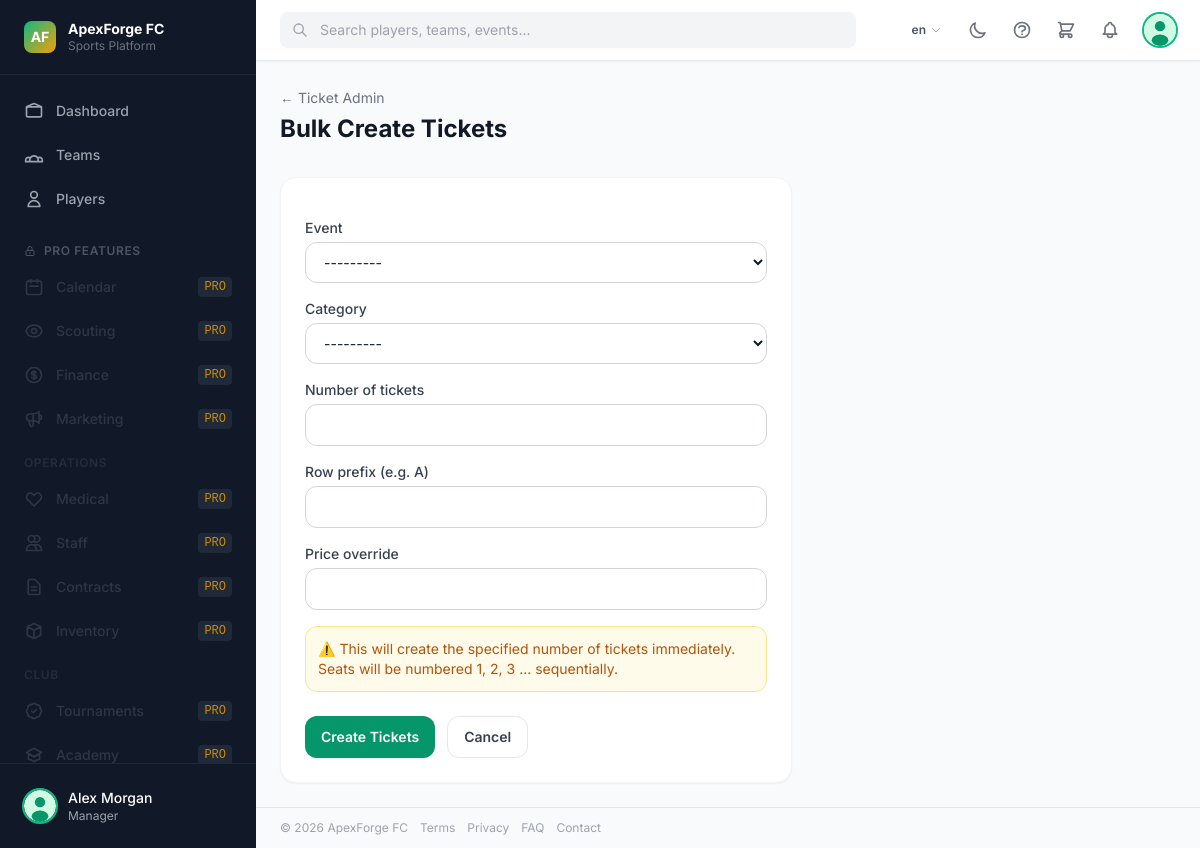
/fans/admin/tickets/bulk/ (signed in), run on the app's committed database.
### core/models.py (models this page shows, shortened)
class ClubBranding(models.Model):
    name            = models.CharField(_("club name"), max_length=200, default="ApexForge FC")
    tagline         = models.CharField(max_length=300, blank=True)
    logo            = models.ImageField(upload_to="branding/", blank=True, null=True)
    primary_color   = models.CharField(max_length=7, default="#059669")   # emerald-600
    secondary_color = models.CharField(max_length=7, default="#f59e0b")   # amber-500
    founded_year    = models.PositiveSmallIntegerField(null=True, blank=True)
    city            = models.CharField(max_length=100, blank=True)
    country         = models.CharField(max_length=100, blank=True)
    website         = models.URLField(blank=True)
    email           = models.EmailField(blank=True)
    phone           = models.CharField(max_length=30, blank=True)
    twitter         = models.CharField(max_length=100, blank=True)
    instagram       = models.CharField(max_length=100, blank=True)
    facebook        = models.CharField(max_length=100, blank=True)
    youtube         = models.CharField(max_length=100, blank=True)
    tiktok          = models.CharField(max_length=100, blank=True)
    linkedin        = models.CharField(max_length=100, blank=True)
    discord         = models.CharField(max_length=100, blank=True)
    twitch          = models.CharField(max_length=100, blank=True)
    description     = models.TextField(blank=True)
    updated_at      = models.DateTimeField(auto_now=True)
    class Meta:
        verbose_name = _("club branding")
    @classmethod
    def get_solo(cls):
        obj, _ = cls.objects.get_or_create(pk=1)
        return obj

### accounts/models.py (models this page shows, shortened)
class User(AbstractBaseUser, PermissionsMixin):
    class Role(models.TextChoices):
        SUPER_ADMIN   = "super_admin",   _("Super Admin")
        CLUB_OWNER    = "club_owner",    _("Club Owner / Entrepreneur")
        MANAGER       = "manager",       _("Manager")
        COACH         = "coach",         _("Coach")
        ATHLETE       = "athlete",       _("Athlete / Player")
        SCOUT         = "scout",         _("Scout")
        FAN_INVESTOR  = "fan_investor",  _("Fan / Investor")
    email      = models.EmailField(_("email address"), unique=True)
    first_name = models.CharField(_("first name"), max_length=150, blank=True)
    last_name  = models.CharField(_("last name"),  max_length=150, blank=True)
    role       = models.CharField(_("role"), max_length=30, choices=Role.choices, default=Role.FAN_INVESTOR)
    is_active  = models.BooleanField(default=True)
    is_staff   = models.BooleanField(default=False)
    date_joined = models.DateTimeField(default=timezone.now)
    USERNAME_FIELD  = "email"
    REQUIRED_FIELDS = ["first_name", "last_name"]
    objects = UserManager()
    class Meta:
        verbose_name = _("user")
        verbose_name_plural = _("users")
        ordering = ["email"]
    def get_full_name(self):
        return f"{self.first_name} {self.last_name}".strip()
    @property
    def can_manage(self):
        return self.role in (
            self.Role.SUPER_ADMIN,
            self.Role.CLUB_OWNER,
            self.Role.MANAGER,
        )

### fans/views.py (the view, shortened to what this page needs)
# urls.py: path("admin/tickets/bulk/",                       views.ticket_bulk_create,       name="ticket_bulk_create"),
@manager_required
def ticket_bulk_create(request):
    form = TicketBulkCreateForm(request.POST or None)
    return render(request, "fans/bulk_create.html", {"form": form})

### fans/forms.py
class TicketBulkCreateForm(forms.Form):
    event     = forms.ModelChoiceField(
        queryset=None, label=_("Event"),
        widget=forms.Select(attrs={"class": "form-select w-full"})
    )
    category  = forms.ModelChoiceField(
        queryset=TicketCategory.objects.filter(is_active=True), label=_("Category"),
        widget=forms.Select(attrs={"class": "form-select w-full"})
    )
    quantity  = forms.IntegerField(min_value=1, max_value=5000, label=_("Number of tickets"))
    row_prefix = forms.CharField(max_length=5, required=False, label=_("Row prefix (e.g. A)"))
    price_override = forms.DecimalField(
        max_digits=8, decimal_places=2, required=False, label=_("Price override")
    )
    def __init__(self, *args, **kwargs):
        super().__init__(*args, **kwargs)
        from events.models import Event
        self.fields["event"].queryset = Event.objects.filter(
            status="scheduled"
        ).order_by("start_date")

### accounts/models.py (called while the page is built)
    @property
    def avatar_url(self):
        if self.avatar:
            return self.avatar.url
        return "/static/img/default-avatar.svg"

### core/context_processors.py (called while the page is built, shortened)
def global_context(request):
    ctx = {"branding": ClubBranding.get_solo()}
    if request.user.is_authenticated:
        ctx["unread_count"] = Notification.objects.filter(
            recipient=request.user, is_read=False
        ).count()
        ctx["active_club"] = getattr(request, "active_club", None)
        from organizations.models import UserClubAccess
        ctx["user_clubs"] = list(
            UserClubAccess.objects.select_related("club")
            .filter(user=request.user, club__is_active=True)
            .order_by("-is_primary", "club__name")
            .values_list("club__pk", "club__name", "is_primary")
        )
        try:
            from finance.models import Cart
            cart_obj, _ = Cart.objects.get_or_create(user=request.user)
            ctx["cart"] = cart_obj
        except Exception:
            ctx["cart"] = None
    return ctx

### finance/models.py (called while the page is built)
    @property
    def item_count(self):
        from django.db.models import Sum
        return self.cart_items.aggregate(t=Sum("quantity"))["t"] or 0

### templates/fans/bulk_create.html (shortened to what this page needs)
{% extends "base.html" %}
{% load i18n widget_tweaks %}
{% block page_header %}
<div class="px-4 lg:px-6 pt-6 pb-2">
  <a href="{% url 'fans:ticket_admin' %}" class="text-sm text-gray-500 hover:text-primary-600">← {% trans "Ticket Admin" %}</a>
  <h1 class="text-2xl font-bold text-gray-900 dark:text-white mt-1">{% trans "Bulk Create Tickets" %}</h1>
</div>
{% endblock %}
{% block content %}
<div class="max-w-lg">
  <form method="post" class="card p-6 space-y-4">
    {% for field in form %}
    <div>
      <label class="block text-sm font-medium text-gray-700 dark:text-gray-300 mb-1">{{ field.label }}</label>
      {% render_field field class="form-input w-full" %}
    </div>
    {% endfor %}
    <div class="bg-amber-50 dark:bg-amber-900/20 border border-amber-200 dark:border-amber-800 rounded-xl p-3 text-sm text-amber-700 dark:text-amber-300">
      ⚠️ {% trans "This will create the specified number of tickets immediately. Seats will be numbered 1, 2, 3 … sequentially." %}
    </div>
    <div class="flex gap-3 pt-2">
      <button type="submit" class="btn-primary">{% trans "Create Tickets" %}</button>
      <a href="{% url 'fans:ticket_admin' %}" class="btn-secondary">{% trans "Cancel" %}</a>
    </div>
  </form>
</div>
{% endblock %}

### templates/base.html (shortened to what this page needs)
{% load i18n static core_tags %}
<!DOCTYPE html>
<html lang="{{ LANGUAGE_CODE|default:'en' }}"
      x-data="apexApp()"
      x-bind:class="{ 'dark': darkMode }"
      x-init="init()">
<head>
  <script src="https://cdn.tailwindcss.com"></script>
</head>
<body class="bg-gray-50 dark:bg-gray-900 text-gray-900 dark:text-gray-100 font-sans antialiased min-h-screen">
  {% if user.is_authenticated %}
  <div class="flex h-screen overflow-hidden">
    <aside x-cloak
           :class="sidebarOpen ? 'translate-x-0' : '-translate-x-full lg:translate-x-0'"
           class="fixed inset-y-0 left-0 z-40 flex flex-col w-64 bg-gray-900 dark:bg-gray-950 transition-transform duration-300 ease-in-out lg:static lg:translate-x-0">
      <div class="flex items-center gap-3 px-6 py-5 border-b border-gray-800">
        <a href="{% url 'core:landing' %}" class="flex items-center gap-3 flex-1 min-w-0 hover:opacity-80 transition-opacity" title="{% trans 'Go to Home page' %}">
          {% if branding.logo %}
            <img src="{{ branding.logo.url }}" alt="Logo" class="h-8 w-8 rounded shrink-0">
          {% else %}
            <div class="h-8 w-8 rounded-lg bg-gradient-to-br from-primary-500 to-accent-500 flex items-center justify-center shrink-0">
              <span class="text-white font-bold text-sm">AF</span>
            </div>
          {% endif %}
          <div class="min-w-0">
            <p class="text-white font-bold text-sm leading-tight truncate">{{ branding.name }}</p>
            <p class="text-gray-500 text-xs">Sports Platform</p>
          </div>
        </a>
      </div>
      <nav class="flex-1 overflow-y-auto px-3 py-4 space-y-1 scrollbar-hide"
           x-init="$nextTick(() => {
             const active = $el.querySelector('a.bg-primary-600');
             if (active) {
               const navH  = $el.clientHeight;
               const itemT = active.getBoundingClientRect().top - $el.getBoundingClientRect().top;
               $el.scrollTop += itemT - navH / 2 + active.clientHeight / 2;
             }
           })">
        {% include "partials/sidebar_nav.html" %}
      </nav>
      <div class="px-4 py-4 border-t border-gray-800">
        <a href="{% url 'accounts:profile' %}" class="flex items-center gap-3 p-2 rounded-lg hover:bg-gray-800 transition-colors">
          <img src="{{ request.user.profile.avatar_url }}" alt="" class="h-8 w-8 rounded-full object-cover ring-2 ring-primary-500">
          <div class="flex-1 min-w-0">
            <p class="text-sm font-medium text-white truncate">{{ request.user.get_full_name }}</p>
            <p class="text-xs text-gray-400 truncate">{{ request.user.get_role_display }}</p>
          </div>
        </a>
      </div>
    </aside>
    <div class="flex-1 flex flex-col min-w-0 overflow-hidden">
      <header class="flex items-center gap-4 px-4 lg:px-6 py-3 bg-white dark:bg-gray-800 border-b border-gray-200 dark:border-gray-700 shadow-sm z-20">
        <div class="flex-1 max-w-xl" x-data="{ open: false }">
          <div class="relative">
            <svg class="absolute left-3 top-1/2 -translate-y-1/2 w-4 h-4 text-gray-400" fill="none" stroke="currentColor" viewBox="0 0 24 24">
              <path stroke-linecap="round" stroke-linejoin="round" stroke-width="2" d="M21 21l-6-6m2-5a7 7 0 11-14 0 7 7 0 0114 0"/>
            </svg>
            <input type="search"
                   placeholder="{% trans 'Search players, teams, events...' %}"
                   class="w-full pl-10 pr-4 py-2 text-sm bg-gray-100 dark:bg-gray-700 border-0 rounded-lg focus:ring-2 focus:ring-primary-500 dark:text-white"
                   hx-get="{% url 'core:search' %}"
                   hx-trigger="keyup changed delay:300ms"
                   hx-target="#search-results"
                   hx-swap="innerHTML"
                   name="q"
                   @focus="open = true"
                   @click.outside="open = false">
          </div>
        </div>
        <div class="flex items-center gap-2 ml-auto">
          {% get_current_language as CURRENT_LANG %}
          {% lang_url 'en' as lurl_en %}
          {% lang_url 'nl' as lurl_nl %}
          {% lang_url 'de' as lurl_de %}
          {% lang_url 'fr' as lurl_fr %}
          {% lang_url 'es' as lurl_es %}
          {% lang_url 'it' as lurl_it %}
          <div x-data="{ langOpen: false }" class="relative">
            <button @click="langOpen = !langOpen"
                    class="flex items-center gap-1 px-2.5 py-1.5 rounded-lg text-xs font-semibold
                           text-gray-600 dark:text-gray-300 hover:bg-gray-100 dark:hover:bg-gray-700 transition-colors">
              {{ CURRENT_LANG }}
              <svg class="w-3 h-3 opacity-50" fill="none" stroke="currentColor" viewBox="0 0 24 24">
                <path stroke-linecap="round" stroke-linejoin="round" stroke-width="2" d="M19 9l-7 7-7-7"/>
              </svg>
            </button>
          </div>
          <button @click="toggleDark()"
                  class="p-2 rounded-lg text-gray-500 hover:bg-gray-100 dark:hover:bg-gray-700">
            <svg x-cloak x-show="!darkMode" class="w-5 h-5" fill="none" stroke="currentColor" viewBox="0 0 24 24">
              <path stroke-linecap="round" stroke-linejoin="round" stroke-width="2" d="M20.354 15.354A9 9 0 018.646 3.646 9.003 9.003 0 0012 21a9.003 9.003 0 008.354-5.646z"/>
            </svg>
          </button>
          {% if request.user.can_manage %}
          <a href="{% url 'core:help' %}"
             title="Help Center"
             class="p-2 rounded-lg text-gray-500 hover:bg-gray-100 dark:hover:bg-gray-700 hover:text-primary-600 dark:hover:text-primary-400 transition-colors">
            <svg class="w-5 h-5" fill="none" stroke="currentColor" viewBox="0 0 24 24">
              <path stroke-linecap="round" stroke-linejoin="round" stroke-width="2"
                    d="M8.228 9c.549-1.165 2.03-2 3.772-2 2.21 0 4 1.343 4 3 0 1.4-1.278 2.575-3.006 2.907-.542.104-.994.54-.994 1.093m0 3h.01M21 12a9 9 0 11-18 0 9 9 0 0118 0z"/>
            </svg>
          </a>
          {% endif %}
          {% if request.user.is_authenticated %}
          {% include "partials/cart_badge.html" %}
          {% endif %}
          <div x-data="{ notifOpen: false }" class="relative">
            <button @click="notifOpen = !notifOpen; $nextTick(() => { if(notifOpen) htmx.trigger('#notif-panel', 'load') })"
                    class="relative p-2 rounded-lg text-gray-500 hover:bg-gray-100 dark:hover:bg-gray-700">
            </button>
          </div>
          <a href="{% url 'accounts:profile' %}" class="flex items-center gap-2 pl-2">
            <img src="{{ request.user.profile.avatar_url }}" alt="" class="h-8 w-8 rounded-full object-cover ring-2 ring-primary-500">
          </a>
        </div>
      </header>
      <main class="flex-1 overflow-y-auto">
        {% block page_header %}{% endblock %}
        <div class="px-4 lg:px-6 py-6">
          {% block content %}{% endblock %}
        </div>
        <footer class="border-t border-gray-200 dark:border-gray-700 px-4 lg:px-6 py-3 mt-auto shrink-0">
          <div class="flex flex-wrap items-center justify-between gap-2 text-xs text-gray-400 dark:text-gray-500">
            <div class="flex items-center gap-3 flex-wrap">
              <span>© {% now "Y" %} {{ branding.name }}</span>
              <a href="{% url 'core:terms' %}" class="hover:text-gray-600 dark:hover:text-gray-300 transition-colors">{% trans "Terms" %}</a>
              <a href="{% url 'core:privacy' %}" class="hover:text-gray-600 dark:hover:text-gray-300 transition-colors">{% trans "Privacy" %}</a>
              <a href="{% url 'core:public_faq' %}" class="hover:text-gray-600 dark:hover:text-gray-300 transition-colors">{% trans "FAQ" %}</a>
              <a href="{% url 'core:contact' %}" class="hover:text-gray-600 dark:hover:text-gray-300 transition-colors">{% trans "Contact" %}</a>
            </div>
          </div>
        </footer>
      </main>
    </div>
  </div>
  {% else %}
  {% block public_content %}{% endblock %}
  {% endif %}
</body>
</html>

### data on the page
ClubBranding: name "ApexForge FC"
User: user.get_full_name "Alex Morgan", user.role "Manager"

### other printed values
{{ CURRENT_LANG }} "en"
{{ field.label }} "Event" "Category" "Number of tickets" "Row prefix (e.g. A)" "Price override"
